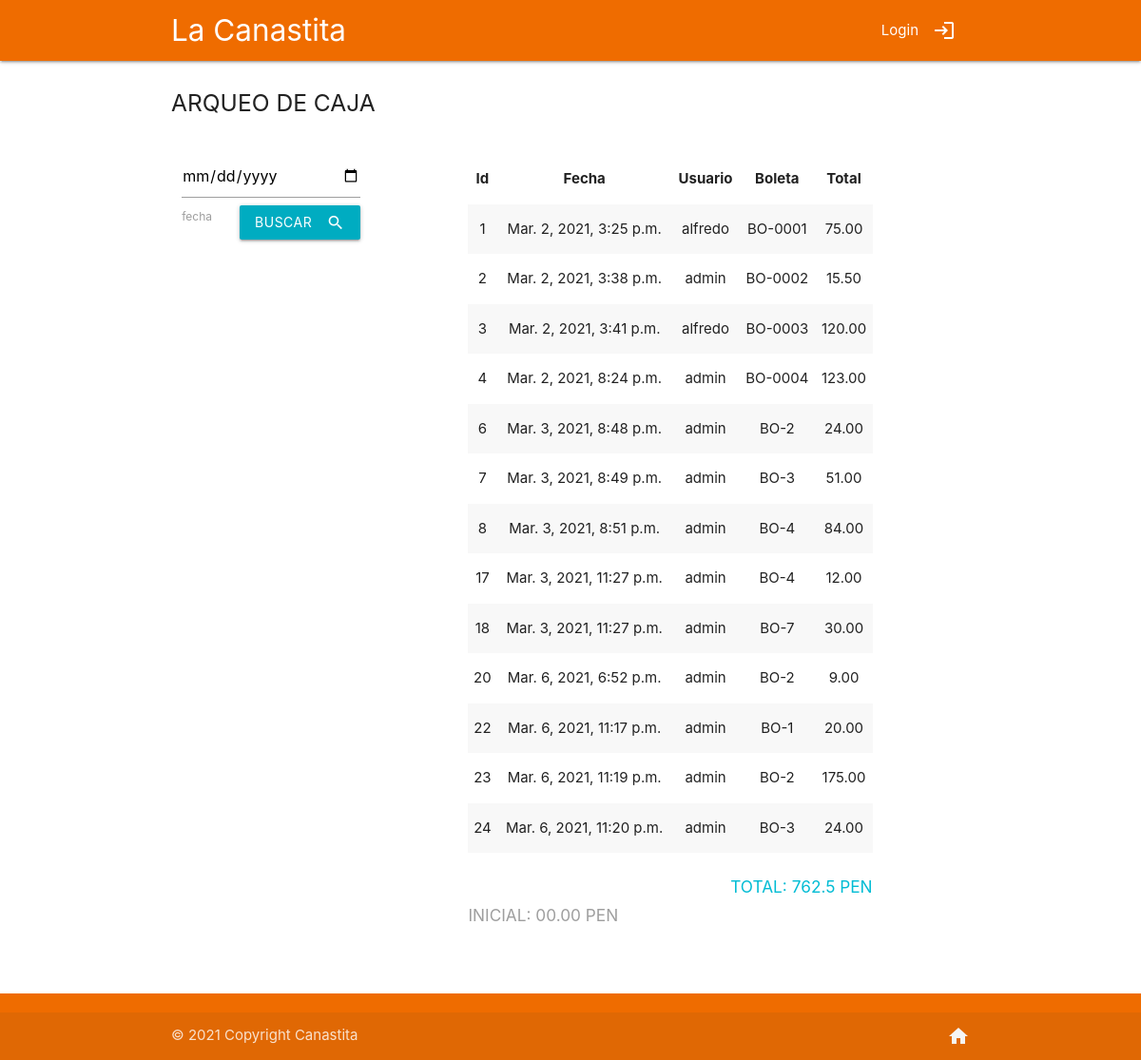
The page /arqueo-caja/ on the database as committed earlier.
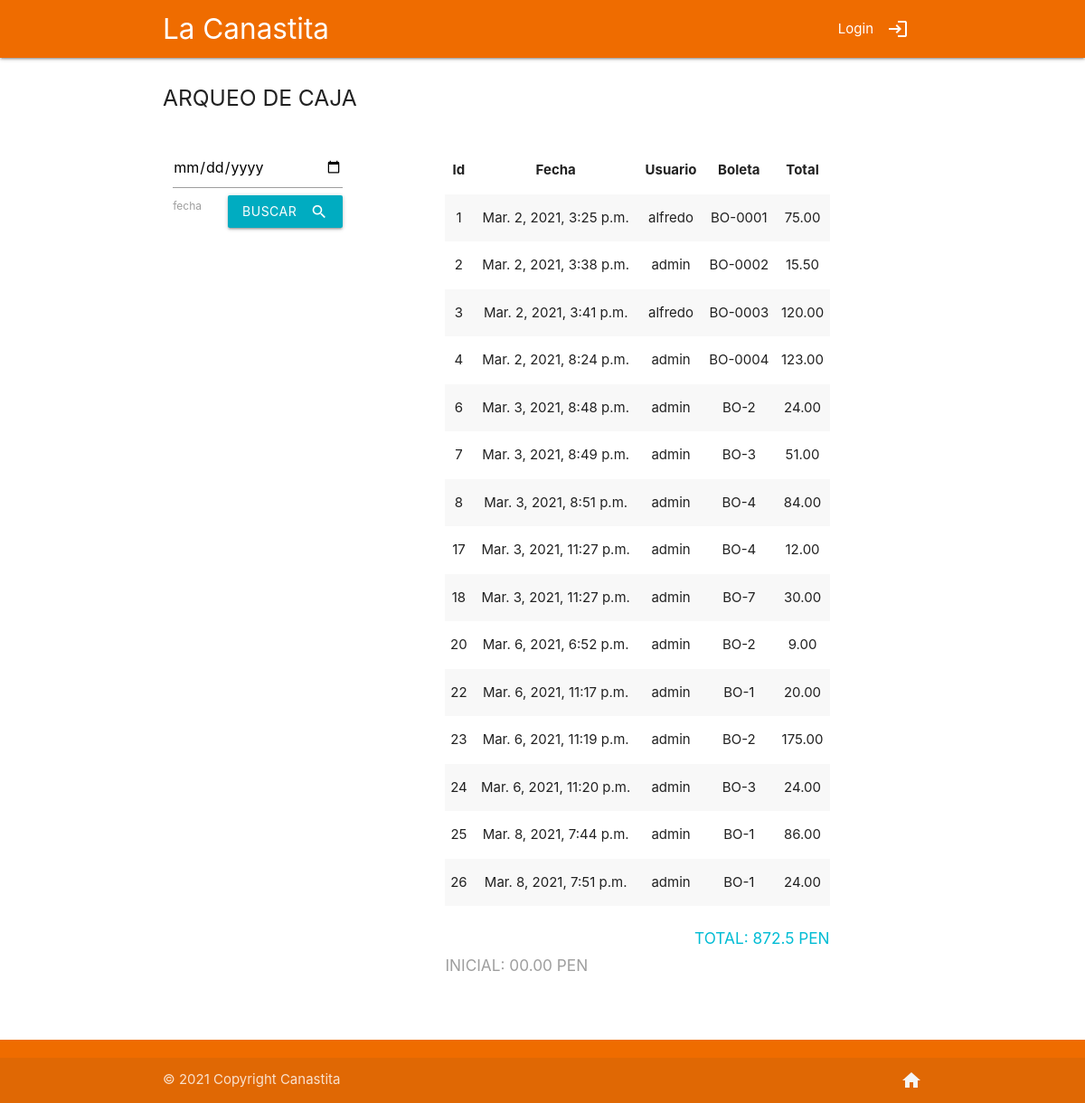
The same page on the database as committed later.
### cajero/models.py (models this page shows, shortened)
class Venta(models.Model):
    id_user = models.ForeignKey(settings.AUTH_USER_MODEL, on_delete=models.PROTECT)
    total = models.DecimalField(null=False, validators=[MinValueValidator(Decimal('0.01'))], max_digits=7, decimal_places=2)
    boleta = models.CharField(max_length=8)
    fecha = models.DateTimeField(auto_now_add=True)

### cajero/views.py (the view, shortened to what this page needs)
# urls.py: path('arqueo-caja/', arqueo_caja, name="arqueo")
def arqueo_caja(request):
    sum_total = 0
    ventas = Venta.objects.all()
    sum_total = Venta.objects.aggregate(Sum('total'))
    data = {
        'ventas':ventas,
        'sum':sum_total['total__sum']
    }
    return render(request, 'cajero/arqueo.html', data)

### cajero/templates/cajero/arqueo.html (shortened to what this page needs)
{% extends 'cajero/base.html' %}
{% load static %}
{% load humanize %}
{% block content %}
<div class="container section">
  <h5>ARQUEO DE CAJA</h5>
  <div class="row section">
    <div class="col s3">
      <div class="section">
        <form action="{% url 'arqueo' %}" method="POST">
          <input type="date" name="fech" required>
          <label for="fech">fecha</label>
          <button class="btn waves-effect cyan darken-1 right" type="submit" name="action">buscar<i class="material-icons right">search</i>
          </button>
        </form>
      </div>
    </div>
    <div class="col s9 white valign-wrapper">
      <div class="container section">
        <table class="striped centered responsive-table">
          <thead>
            <tr>
                <th>Id</th>
                <th>Fecha</th>
                <th>Usuario</th>
                <th>Boleta</th>
                <th>Total</th>
            </tr>
          </thead>
          <tbody>
            {% for val in ventas %}
            <tr>
                <td>{{val.id}}</td>
                <td>{{val.fecha}}</td>
                <td>{{val.id_user}}</td>
                <td>{{val.boleta}}</td>
                <td>{{val.total}}</td>
            </tr>
            {% endfor %}
          </tbody>
        </table>
        <div class="section">
          <h6 id="total" class="cyan-text darken-1 right">TOTAL: {{ sum }} PEN</h6>
        </div>
        <div class="section">
          <h6 class="grey-text darken-4 left"> INICIAL: 00.00 PEN</h6>
        </div>
      </div>
    </div>
  </div>
</div>
{% endblock %}

Rows that differ between the two databases and show on the page:
added Venta: id "25", fecha "Mar. 8, 2021, 7:44 p.m.", id_user "admin", boleta "BO-1", total "86.00"
added Venta: id "26", fecha "Mar. 8, 2021, 7:51 p.m.", id_user "admin", boleta "BO-1", total "24.00"
Other text that changed with them:
{{ sum }}: "762.5" → "872.5"
